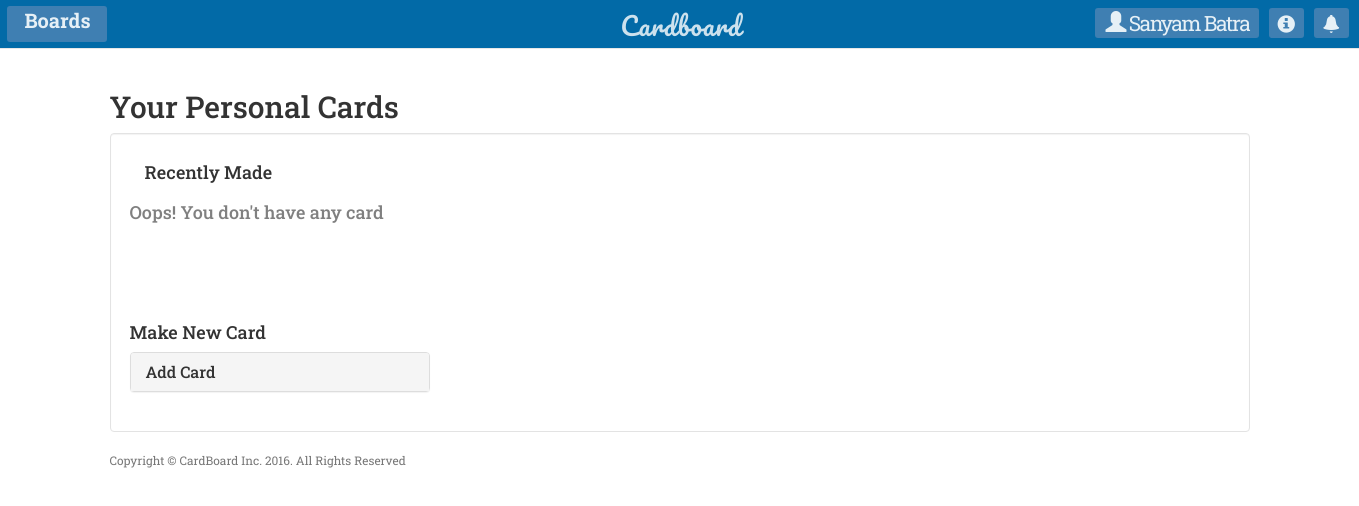
The app's page /home/ (signed in), older data.
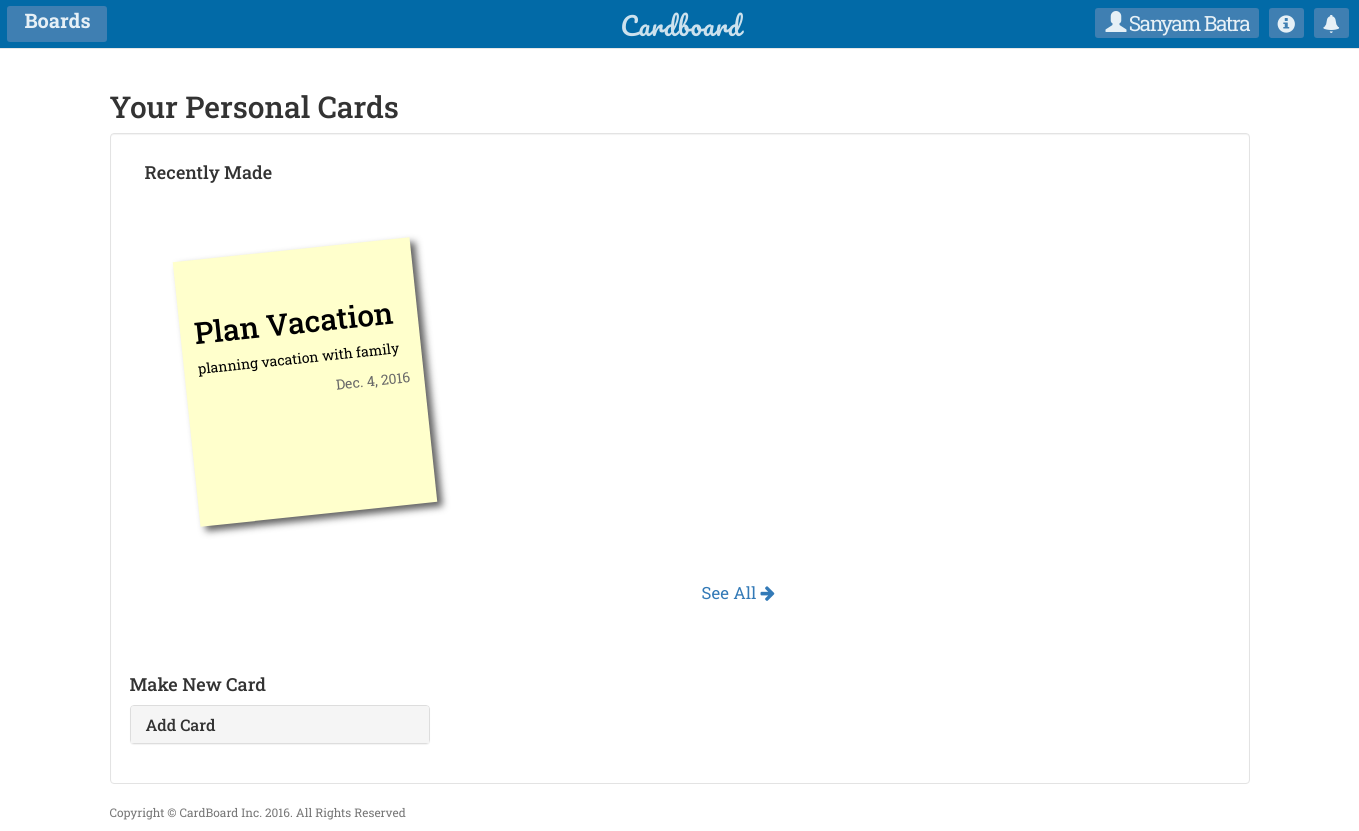
The same page, newer data.
### Cards/models.py (models this page shows, shortened)
class Data(models.Model):
    type = models.IntegerField()
    data = models.CharField(max_length=1000)
    checklist = models.ManyToManyField(ChecklistItems, related_name='checklist')
    user_name = models.CharField(max_length=1000,default=" ")

class Cards(models.Model):
    database = models.ManyToManyField(Data, related_name='databs')
    card_date = models.DateField(default=datetime.now())
    key = models.CharField(max_length=50)
    change = models.IntegerField(default=0)

### Cards/views.py (the view, shortened to what this page needs)
def CardsProjects_All(request):
    if request.user.is_authenticated():
        current_user = Usersinfo.objects.get(no=request.user.pk)
        cards = current_user.cards.all().order_by('-card_date')[:2]
        if not cards:
            flag = 0
        else:
            flag = 1
        return render(request, 'Cards/HomePage.html' , {'cards' : cards, 'flag':flag})
    else:
        return redirect('Home:login')

### Cards/models.py (called while the page is built)
    def __str__(self):
        return str(self.title)

### Cards/Templates/Cards/HomePage.html (shortened to what this page needs)
{% extends 'Cards/base.html' %}
{% block body %}
{% load staticfiles %}
    <link rel="stylesheet" type="text/css" href="{% static 'Cards/home.css' %}">
    <link rel="stylesheet" type="text/css" href="{% static 'Cards/cards.css' %}">
    <link rel="stylesheet" type="text/css" href="{% static 'Cards/sticky.css' %}">
    {% include 'Cards/navigation.html' %}
<div class="container">
        <h2>Your Personal Cards</h2>
        <div class="well" style="background: white;">
        <div class="container" style="width: inherit">
        <h4>Recently Made</h4>
        </div>
            {% if flag == 1 %}
<ul class="cards_display">
               {% for x in cards %}
                    <li>
            <a href="#popUpWindow{{ x.pk }}" name="check_user" data-toggle="modal" style="text-decoration: none;">
            <div id="sum{{ x.pk }}" style="margin-top: 20%;">
            {% for y in x.database.all %}
                {% if y.type == 0 %}
                    <h2>{{ y.data }}</h2>
                {% elif y.type == 6 %}
                    <p>{{ y.data }}</p>
                {% endif %}
                {% endfor %}
            <p style="text-align: right; color: dimgray;">{{ x.card_date }}</p>
            </div>
        </a>
        </li>
            {% endfor %}
</ul>
                <div class="link">
                <a href="{% url 'cards:show_card' %}">See All <i class="fa fa-arrow-right" aria-hidden="true"></i></a>
                </div>
            {% else %}
                <h4 style="color: gray;">Oops! You don't have any card</h4>
            {% endif %}
        <br>
        <br><br><br>
        <h4>Make New Card</h4>
        <div class="panel-group" style="width: 300px;">
        <div class="panel panel-default">
        <div class="panel-heading">
        <h4 class="panel-title">
        <a data-toggle="collapse" href="#collapse1" style="text-decoration: none;">Add Card</a>
        </h4>
        </div>
        </div>
        </div>
        </div>
</div>
    <footer>
        <div class="container">
            <div class="row">
                <div class="col-lg-12">
                    <p class="copyright text-muted small">Copyright &copy; CardBoard Inc. 2016. All Rights Reserved</p>
                </div>
            </div>
        </div>
    </footer>
{% endblock %}

### Cards/Templates/Cards/base.html (shortened to what this page needs)
<!DOCTYPE html>
<html lang="en">
<head>
    {% load staticfiles %}
    <link rel="stylesheet" href="{% static 'Home/navbar.css' %}">
    <link rel="stylesheet" href="http://maxcdn.bootstrapcdn.com/bootstrap/3.3.4/css/bootstrap.min.css">
    <link rel="stylesheet" href="http://cdnjs.cloudflare.com/ajax/libs/font-awesome/4.4.0/css/font-awesome.min.css">
    <link rel="stylesheet" href="http://maxcdn.bootstrapcdn.com/bootstrap/3.3.7/css/bootstrap.min.css">
</head>
<body>
{% block body %}
{% endblock %}
</body>
</html>

### Cards/Templates/Cards/navigation.html (shortened to what this page needs)
{% load staticfiles %}
<link rel="stylesheet" type="text/css" href="{% static 'Home/navbar.css' %}">
<nav class="navbar navbar-default" id="navi">
    <div class="container-fluid" >
       <div class="navbar-header">
            <a class="navbar-brand" style="color: white" href="{% url 'cards:CardsProjects_All' %}">Cardboard</a>
        </div>
        <ul class="nav navbar-nav">
            <li>
                <div class="boardshead">
                    <a href="{% url 'boards:boards_add' %}" >Boards</a>
                </div>
            </li>
            <li class="dropdown">
                <div class="userdet">
                <a href="" class="dropdown-toggle" data-toggle="dropdown" style="font-size: 1.5em; letter-spacing: -1.5px;"><span class="glyphicon glyphicon-user" id="123"  style="color: white;font-size: 1em; "></span> {{ request.user.first_name }} {{ request.user.last_name }}</a>
                </div>
            </li>
            <li>
                <div class="info">
                    <a href="#"><span class="glyphicon glyphicon-info-sign" style="color:white"></span></a>
                </div>
            </li>
            <li>
                 <div class="notific">
                    <a href="#"><span class="glyphicon glyphicon-bell" style="color:white"></span></a>
                </div>
            </li>
        </ul>
    </div>
 </nav>

### Home/static/Home/navbar.css (style rules this page uses)
body { font-family: 'Roboto Slab', serif; }
#navi { background: #026aa7; border-radius:0; position: relative; top:-1px; left: -0.56px; width: 100.1%; }
.navbar-brand { position: absolute; left:620px; font-size:25px; opacity: 0.8; font-family: 'Pacifico', cursive; letter-spacing: 1px; }
.boardshead { position: relative; background-color:steelblue; text-align: center; border-radius: 3px; width:100px; height:36px; top:6px; left:-8px; opacity:0.9; }
.boardshead a { color:white; text-decoration: none; font-size:20px; font-weight:700; }
.userdet { position: relative; left:980px; background-color:steelblue; border-radius: 3px; opacity: 0.9; top:8px; }
.userdet a { color:white; font-size:23px; padding: 10px; text-decoration: none; }
.info { position: relative; left:990px; background-color:steelblue; border-radius: 3px; opacity: 0.9; top:8px; height:30px; width: 35px; }
.info a { text-decoration: none; position: relative; top:5px; left:8px; font-size:18px; }
.notific { position: relative; left:1000px; background-color:steelblue; border-radius: 3px; opacity: 0.9; top:8px; height:30px; width:35px; }
.notific a { text-decoration: none; position: relative; top:5px; left:8px; font-size:18px; }

### Cards/static/Cards/home.css (style rules this page uses)
.link { display: inline-block; margin-left: 52%; font-size: 1.2em; }
.link a { text-decoration: none; }

### Cards/static/Cards/sticky.css (style rules this page uses)
ul,li { list-style:none; }
.cards_display { overflow: hidden; padding:3em; }
.cards_display li a { text-decoration:none; color:#000; background:#ffc; display:block; height:19em; width:17em; padding:1em; -moz-box-shadow:5px 5px 7px rgba(33,33,33,1); -webkit-box-shadow: 5px 5px 7px rgba(33,33,33,.7); box-shadow: 5px 5px 7px rgba(33,33,33,.7); -moz-transition:-moz-transform .15s linear; -o-transition:-o-transform .15s linear; -webkit-transition:-webkit-transform .15s linear; }
.cards_display li { margin:1em; float:left; }
.cards_display li a { -webkit-transform: rotate(-6deg); -o-transform: rotate(-6deg); -moz-transform:rotate(-6deg); }

Row changes from the older to the newer data that the page shows:
added Cards: card_date "Dec. 4, 2016"
added Data: data "Plan Vacation"
added Data: data "planning vacation with family"
Text that changed along with them:
text no longer shown: "Oops! You don't have any card"
text now shown: "See All"
